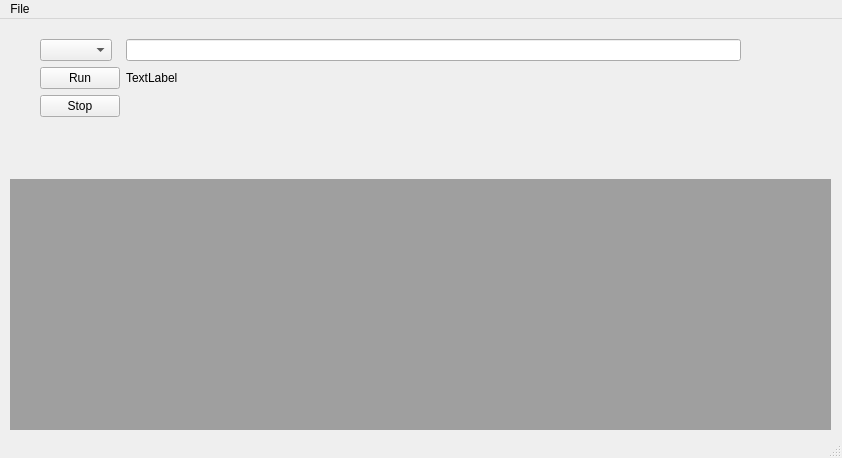
<?xml version="1.0" encoding="UTF-8"?>
<ui version="4.0">
 <class>MainWindow</class>
 <widget class="QMainWindow" name="MainWindow">
  <property name="geometry">
   <rect>
    <x>0</x>
    <y>0</y>
    <width>842</width>
    <height>458</height>
   </rect>
  </property>
  <property name="windowTitle">
   <string>MainWindow</string>
  </property>
  <widget class="QWidget" name="centralwidget">
   <widget class="QWidget" name="formLayoutWidget">
    <property name="geometry">
     <rect>
      <x>40</x>
      <y>20</y>
      <width>701</width>
      <height>131</height>
     </rect>
    </property>
    <layout class="QFormLayout" name="formLayout">
     <item row="0" column="0">
      <widget class="QComboBox" name="comboBox"/>
     </item>
     <item row="0" column="1">
      <widget class="QLineEdit" name="lineEdit"/>
     </item>
     <item row="1" column="1">
      <widget class="QLabel" name="label">
       <property name="text">
        <string>TextLabel</string>
       </property>
      </widget>
     </item>
     <item row="2" column="0">
      <widget class="QPushButton" name="pushButton_2">
       <property name="text">
        <string>Stop</string>
       </property>
      </widget>
     </item>
     <item row="1" column="0">
      <widget class="QPushButton" name="pushButton">
       <property name="text">
        <string>Run</string>
       </property>
      </widget>
     </item>
    </layout>
   </widget>
   <widget class="QMdiArea" name="mdiArea">
    <property name="geometry">
     <rect>
      <x>10</x>
      <y>160</y>
      <width>821</width>
      <height>251</height>
     </rect>
    </property>
   </widget>
  </widget>
  <widget class="QMenuBar" name="menubar">
   <property name="geometry">
    <rect>
     <x>0</x>
     <y>0</y>
     <width>842</width>
     <height>22</height>
    </rect>
   </property>
   <widget class="QMenu" name="menuFile">
    <property name="title">
     <string>File</string>
    </property>
    <addaction name="actionSave"/>
    <addaction name="actionExit"/>
   </widget>
   <addaction name="menuFile"/>
  </widget>
  <widget class="QStatusBar" name="statusbar"/>
  <action name="actionExit">
   <property name="text">
    <string>Exit</string>
   </property>
  </action>
  <action name="actionSave">
   <property name="text">
    <string>Save</string>
   </property>
  </action>
 </widget>
 <resources/>
 <connections/>
</ui>
